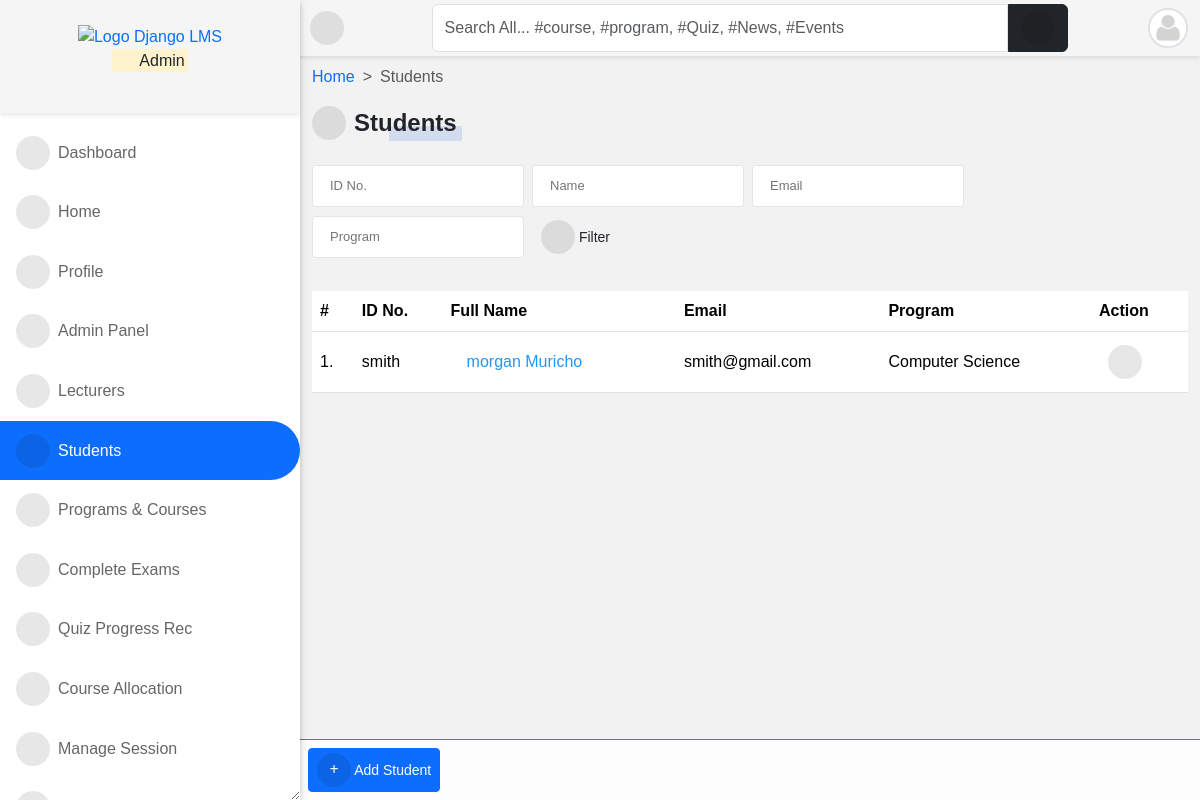
The app's page /accounts/students/ (signed in) with its own data.
### accounts/models.py (models this page shows, shortened)
class User(AbstractUser):
    is_student = models.BooleanField(default=False)
    is_lecturer = models.BooleanField(default=False)
    is_parent = models.BooleanField(default=False)
    is_dep_head = models.BooleanField(default=False)
    phone = models.CharField(max_length=60, blank=True, null=True)
    address = models.CharField(max_length=60, blank=True, null=True)
    picture = models.ImageField(
        upload_to="profile_pictures/%y/%m/%d/", default="default.png", null=True
    )
    email = models.EmailField(blank=True, null=True)
    username_validator = ASCIIUsernameValidator()
    objects = CustomUserManager()
    class Meta:
        ordering = ("-date_joined",)
    @property
    def get_full_name(self):
        full_name = self.username
        if self.first_name and self.last_name:
            full_name = self.first_name + " " + self.last_name
        return full_name
    @property
    def get_user_role(self):
        if self.is_superuser:
            role = "Admin"
        elif self.is_student:
            role = "Student"
        elif self.is_lecturer:
            role = "Lecturer"
        elif self.is_parent:
            role = "Parent"
        return role

class Student(models.Model):
    student = models.OneToOneField(User, on_delete=models.CASCADE)
    level = models.CharField(max_length=25, choices=LEVEL, null=True)
    program = models.ForeignKey(Program, on_delete=models.CASCADE, null=True)
    objects = StudentManager()
    class Meta:
        ordering = ("-student__date_joined",)

### course/models.py (models this page shows, shortened)
class Program(models.Model):
    title = models.CharField(max_length=150, unique=True)
    summary = models.TextField(null=True, blank=True)
    objects = ProgramManager()
    def __str__(self):
        return self.title

### accounts/views.py (the view)
# urls.py: path("students/", StudentListView.as_view(), name="student_list"),
@method_decorator([login_required, admin_required], name="dispatch")
class StudentListView(FilterView):
    filterset_class = StudentFilter
    template_name = "accounts/student_list.html"
    paginate_by = 10
    def get_context_data(self, **kwargs):
        context = super().get_context_data(**kwargs)
        context["title"] = "Students"
        return context

### templates/accounts/student_list.html (shortened to what this page needs)
{% extends 'base.html' %}
{% block content %}
<nav style="--bs-breadcrumb-divider: '>';" aria-label="breadcrumb">
    <ol class="breadcrumb">
      <li class="breadcrumb-item"><a href="/">Home</a></li>
      <li class="breadcrumb-item active" aria-current="page">Students</li>
    </ol>
</nav>
{% if request.user.is_superuser %}
<div class="manage-wrap">
    <a class="btn btn-sm btn-primary" href="{% url 'add_student' %}"><i class="fas fa-plus"></i> Add Student</a>
</div>
{% endif %}
<div class="title-1"><i class="fas fa-user-graduate"></i>Students</div>
<br>
<br>
{% include 'snippets/filter_form.html' %}
<div class="table-responsive table-shadow table-light table-striped m-0 mt-4">
    <table class="table">
        <thead>
            <tr>
                <th>#</th>
                <th> ID No. </th>
                <th> Full Name </th>
                <th> Email </th>
                <th> Program </th>
                {% if request.user.is_superuser %}
                <th> Action </th>
                {% endif %}
            </tr>
        </thead>
        <tbody>
            {% for student in filter.qs %}
            <tr>
                <td> {{ forloop.counter }}.</td>
                <td>{{ student.student.username }} </td>
                <td><a href="{% url 'profile_single' student.student.id %}">{{ student.student.get_full_name }}</a></td>
                <td>{{ student.student.email }} </td>
                <td>{{ student.program }}</td>
                {% if request.user.is_superuser %}
                <td>
                    <div class="dropdown">
                        <button class="btn btn-sm" type="button" data-bs-toggle="dropdown" aria-expanded="false">
                            <i class="fa fa-ellipsis-vertical"></i>
                        </button>
                      </div>
                </td>
                {% endif %}
            {% endfor %}
        </tbody>
    </table>
</div>
{% endblock content %}

### templates/aside.html (shortened to what this page needs)
{% load static %}
<div id="side-nav">
	<div class="main-menu">
		<div class="top-side text-center py-4" style="background-image: url({% static 'img/dotted.jpg' %});">
			<a href="/">
				<img src="{% static 'img/dj-lms.png' %}" width="110px" alt="Logo Django LMS">
			</a>
			<p class="text-orange">
				<mark>
					<i class="far fa-hand-point-right"></i>
					{{ request.user.get_user_role }}
				</mark>
			</p>
		</div>
		{% url 'home' as hom %} {% url 'dashboard' as dash %} {% url 'profile' as prof %}
		{% url 'lecturer_list' as lec %}
		{% url 'student_list' as stu %} {% url 'course_allocation_view' as cav %}
		{% url 'programs' as pro %} {% url 'session_list' as sess %} {% url 'semester_list' as sem %}
		{% url 'quiz_progress' as qpr %} {% url 'quiz_marking' as qce %} {% url 'user_course_list' as ucl %}
		{% url 'admin_panel' as admin_p %}
		<ul>
			{% if request.user.is_superuser %}
			<li class="{% if request.path == dash %}active{% endif %}">
				<a href="{% url 'dashboard' %}"><i class="fas fa-tachometer-alt"></i>Dashboard</a>
			</li>
			{% endif %}
			<li class="{% if request.path == hom %}active{% endif %}">
				<a href="{% url 'home' %}"><i class="fas fa-home"></i>Home</a>
			</li>
			<li class="{% if request.path == prof %}active{% endif %}">
				<a href="{% url 'profile' %}"><i class="fas fa-user"></i>Profile</a>
			</li>
			{% if request.user.is_superuser %}
			<li class="{% if request.path == admin_p %}active{% endif %}">
				<a href="{% url 'admin_panel' %}"><i class="fas fa-user-tie"></i>Admin Panel</a>
			</li>
			<li class="{% if request.path == lec %}active{% endif %}">
				<a href="{% url 'lecturer_list' %}"><i class="fas fa-chalkboard-teacher"></i>Lecturers</a>
			</li>
			<li class="{% if request.path == stu %}active{% endif %}">
				<a href="{% url 'student_list' %}"><i class="fas fa-user-graduate"></i>Students</a>
			</li>
			{% endif %}
			<li class="{% if request.path == pro %}active{% endif %}">
				<a href="{% url 'programs' %}"><i class="fas fa-book-open"></i>Programs & Courses</a>
			</li>
			{% if request.user.is_superuser or request.user.is_lecturer %}
			<li class="{% if request.path == qce %}active{% endif %}">
				<a href="{% url 'quiz_marking' %}"><i class="fas fa-check-double"></i>Complete Exams</a>
			</li>
			{% endif %}
			{% if request.user.is_superuser %}
			<li class="{% if request.path == qpr %}active{% endif %}">
				<a href="{% url 'quiz_progress' %}"><i class="fas fa-record-vinyl"></i>Quiz Progress Rec</a>
			</li>
			<li class="{% if request.path == cav %}active{% endif %}">
				<a href="{% url 'course_allocation_view' %}"><i class="fas fa-tasks"></i>Course Allocation</a>
			</li>
			<li class="{% if request.path == sess %}active{% endif %}">
				<a href="{% url 'session_list' %}"><i class="fas fa-calendar-week"></i>Manage Session</a>
			</li>
			<li class="{% if request.path == sem %}active{% endif %}">
				<a href="{% url 'semester_list' %}"><i class="fas fa-calendar-alt"></i>Manage Semester</a>
			</li>
			{% endif %}
			<br />
		</ul>
	</div>
</div>

### templates/navbar.html (shortened to what this page needs)
<div id="top-navbar" class="py-1">
	<div class="container">
		<div class="nav-wrapper">
			<div class="toggle-btn" onclick="toggleSidebar()">
				<i class="fas fa-bars"></i>
			</div>
			<form class="form-header" action="{% url 'query' %}" method="GET">
				<input id="primary-search" class="form-control rounded-end-0" type="text" name="q" value="{{ request.GET.q }}"
					placeholder="Search All... #course, #program, #Quiz, #News, #Events" required />
				<button class="btn btn-dark rounded-start-0" type="submit">
					<i class="fas fa-search"></i>
				</button>
			</form>
			<div class="dropdown">
				<div class="avatar border border-2" type="button" data-bs-toggle="dropdown" aria-expanded="false">
					<img src="{{ request.user.picture.url }}">
				</div>
			</div>
		</div>
	</div>
</div>

### templates/aside.html (style rules this page uses)
.top-side { background-size: cover; background-position: top center; }

### records on screen
User: user.get_user_role "Admin", user.picture (placeholder picture)
Student: student.username "smith", student.get_full_name "morgan Muricho", student.email "smith@gmail.com", program "Computer Science"
